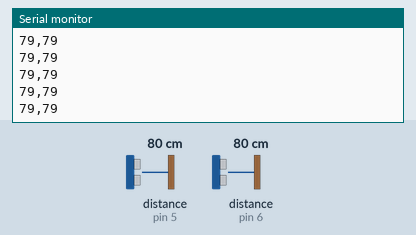
Recording of a sketch running on a simulated Arduino Uno, built with avr-gcc and run on an emulated ATmega328P. On the bench: the last lines printed to the serial monitor. Wiring (inferred from the names in the program): 2 × ultrasonic range finder: trigger pin 8, echo pin 5 / trigger pin 9, echo pin 6. Inputs (shaded band) come from the test bench; at power-on: distance to the obstacle (sensors on pin 5, pin 6) 80 cm. The echo pulse lasts 58.3 µs per cm.

Above: at 1.2 s.
1.3 s: distance to the obstacle (sensor on pin 5) set to 2 cm
At 1.47 s:
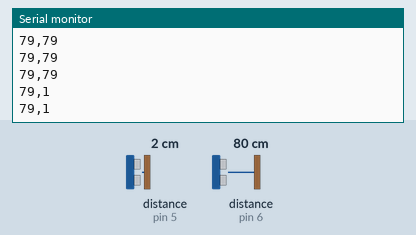
2.8 s: distance to the obstacle (sensor on pin 6) set to 2 cm
At 2.86 s:
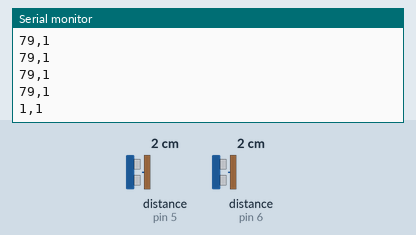
4.3 s: distance to the obstacle (sensor on pin 5) set to 4 cm
At 4.3 s:
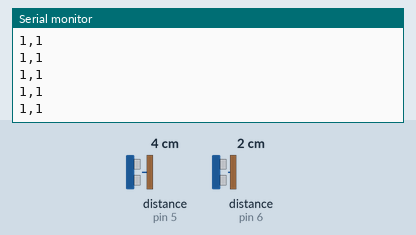
5.8 s: distance to the obstacle (sensor on pin 6) set to 4 cm
At 5.87 s:
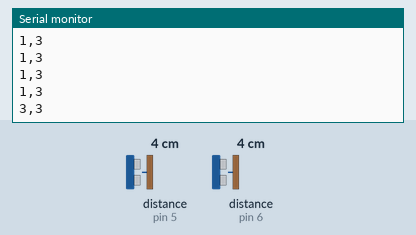
Timing chart, 0 to 8.3 s (numbered marks = the images above; inputs shaded):
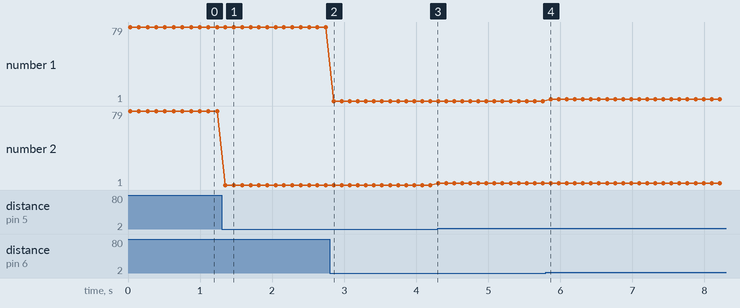

Measured:
- after the input at 1.3 s, the serial monitor: prints a new line after 0.05 s (image 1)
- after the input at 2.8 s, the serial monitor: prints a new line after 0.06 s (image 2)
- after the input at 5.8 s, the serial monitor: prints a new line after 0.07 s (image 4)
- plotted number 2: 79 → 1 after the input at 1.3 s, 1 → 3 after the input at 4.3 s

The sketch:

StarPing.ino
```cpp
#define TRIGGER_PIN_1 9
#define TRIGGER_PIN_2 8


#define ECHO_PIN_1 6
#define ECHO_PIN_2 5

/**
 * Setup the Sketch
 */
//--------------------------------------------------------------
void setup()
{
  Serial.begin(9600);
  pinMode(TRIGGER_PIN_1,OUTPUT);
  pinMode(ECHO_PIN_1,INPUT);
  pinMode(TRIGGER_PIN_2,OUTPUT);
  pinMode(ECHO_PIN_2,INPUT);
}

/**
 * Function for the Ping Sensor Simply input the pins
 */
//--------------------------------------------------------------
int pingSensor(int triggerPin, int echoPin) {
  int distance, duration;
  distance = 300;

  digitalWrite(triggerPin,HIGH);
  delayMicroseconds(10);
  digitalWrite(triggerPin,LOW);
  duration = pulseIn(echoPin,HIGH);
  distance = (duration/2) / 29.1;
  return abs(distance);
}

/**
 * Main Loop runs every 100th of a second
 */
//--------------------------------------------------------------
void loop() {
  int val1 = pingSensor(TRIGGER_PIN_1,ECHO_PIN_1);
  delay(20);
  int val2 = pingSensor(TRIGGER_PIN_2,ECHO_PIN_2);
  Serial.print(val1);
  Serial.print(",");
  Serial.println(val2);
  delay(90);
}
```
